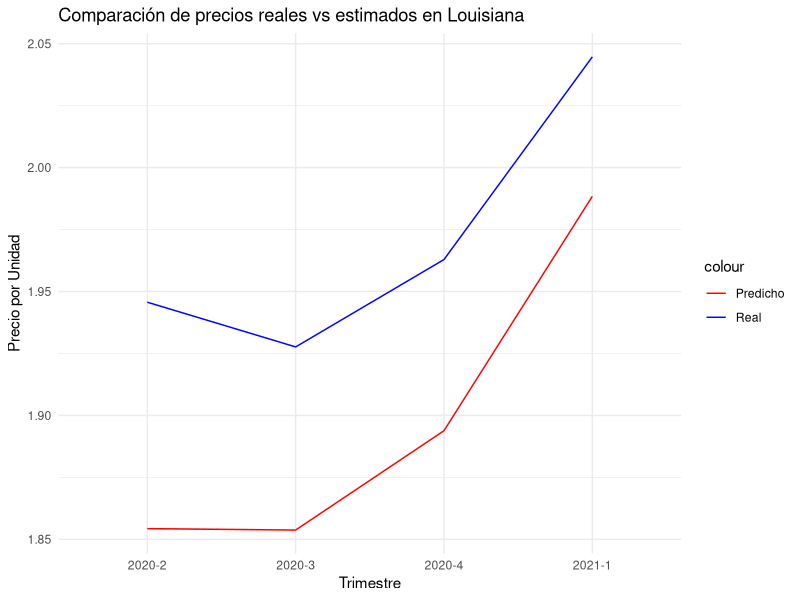

Generate this figure with R:
# Cargar librerías necesarias
#install.packages(c("dplyr", "ggplot2", "caret", "e1071", "readr"))
library(dplyr)
library(ggplot2)
library(caret)
library(e1071)
library(readr)

# Supongamos que el archivo CSV está guardado como "data.csv"
# data <- read_csv("path/to/data.csv")

# Crear datos simulados basados en la imagen proporcionada (modificar con el archivo original si es necesario)
data <- data.frame(
  AñoTrimestre = c("2018-1", "2018-2", "2018-3", "2018-4", "2019-1", "2019-2", "2019-3", "2019-4", 
                   "2020-1", "2020-2", "2020-3", "2020-4", "2021-1", "2021-2", "2021-3", "2021-4", 
                   "2022-1", "2022-2", "2022-3", "2022-4"),
  Año = c(2018, 2018, 2018, 2018, 2019, 2019, 2019, 2019, 2020, 2020, 2020, 2020, 2021, 2021, 2021, 2021, 2022, 2022, 2022, 2022),
  Trimestre = c(1, 2, 3, 4, 1, 2, 3, 4, 1, 2, 3, 4, 1, 2, 3, 4, 1, 2, 3, 4),
  MontoTotalPagadoAProveedor = c(282700754.36, 295015097.33, 304125395.51, 317851057.48, 323452665.09, 
                                 329637010.24, 390004045.89, 414299181.19, 437968483.20, 429272414.09, 
                                 458074823.22, 482561949.56, 498316010.19, 514615029.54, 512881529.87, 
                                 547017166.37, 577027348.90, 606964930.68, 633558070.62, 647946636.10),
  MontoCubiertoSeguroMedicaid = c(275748351.68, 287274070.11, 297470366.84, 310620099.66, 315796559.79, 
                                  321865625.32, 382327101.16, 407439063.85, 436722534.70, 427530420.35, 
                                  457000290.99, 481744263.99, 497351375.65, 513400724.61, 511541532.09, 
                                  545833799.13, 575920786.73, 605946785.78, 632551614.54, 647146675.48),
  UnidadesMedicamentosReembolsadas = c(254172254.58, 250901299.10, 250116266.41, 257888796.52, 266952665.57, 
                                       238102136.77, 244949556.08, 254965370.45, 257516074.14, 220628505.23, 
                                       237634704.24, 245840162.99, 243712369.36, 258791157.25, 252010386.07, 
                                       259720836.79, 258235857.45, 261428871.00, 268430721.24, 278642943.28),
  ProporcionPrecioUnidad = c(1.11, 1.18, 1.22, 1.23, 1.21, 1.38, 1.59, 1.62, 1.70, 1.95, 1.93, 1.96, 
                             2.04, 1.99, 2.04, 2.11, 2.23, 2.32, 2.36, 2.33),
  CantidadProveedores = c(550, 556, 567, 564, 576, 594, 594, 589, 602, 593, 598, 596, 602, 605, 603, 
                          607, 608, 604, 621, 629),
  Cuarentena = c(0, 0, 0, 0, 0, 0, 0, 0, 0, 1, 1, 1, 1, 0, 0, 0, 0, 0, 0, 0)
)

# Crear la variable de precio por unidad
data$PrecioPorUnidad <- data$MontoTotalPagadoAProveedor / data$UnidadesMedicamentosReembolsadas

# Filtrar los datos para el entrenamiento (antes de cuarentena y no en cuarentena)
train_data <- data %>% filter(Cuarentena == 0)

# Ajustar un modelo de regresión lineal
model <- lm(PrecioPorUnidad ~ Año + Trimestre + UnidadesMedicamentosReembolsadas + CantidadProveedores, data = train_data)

# Resumen del modelo para ver los coeficientes
summary(model)

# Predecir para los datos en cuarentena
predict_data <- data %>% filter(Cuarentena == 1)
predict_data$PrecioPorUnidad_Pred <- predict(model, newdata = predict_data)

# Crear una tabla comparativa
comparison <- predict_data %>%
  select(AñoTrimestre, Año, Trimestre, PrecioPorUnidad, PrecioPorUnidad_Pred)

# Imprimir la tabla
print(comparison)

# Visualizar los resultados en una gráfica con la estética `group` correcta
ggplot(comparison, aes(x = AñoTrimestre)) +
  geom_line(aes(y = PrecioPorUnidad, color = "Real", group = 1)) +
  geom_line(aes(y = PrecioPorUnidad_Pred, color = "Predicho", group = 1)) +
  labs(title = "Comparación de precios reales vs estimados en Louisiana", x = "Trimestre", y = "Precio por Unidad") +
  theme_minimal() +
  scale_color_manual(values = c("Real" = "blue", "Predicho" = "red"))
